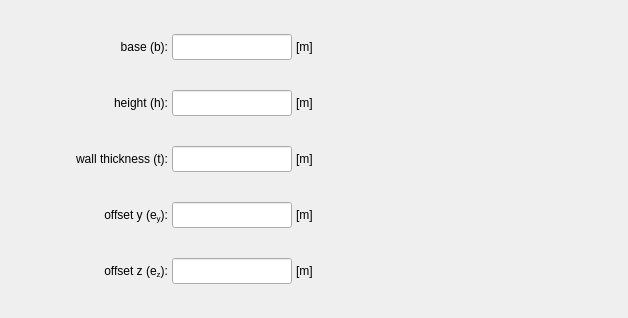
         <widget class="QWidget" name="tab_rectangular_section">
          <attribute name="title">
           <string>Rectangular</string>
          </attribute>
          <layout class="QGridLayout" name="gridLayout_35">
           <property name="leftMargin">
            <number>4</number>
           </property>
           <property name="topMargin">
            <number>4</number>
           </property>
           <property name="rightMargin">
            <number>4</number>
           </property>
           <property name="bottomMargin">
            <number>4</number>
           </property>
           <property name="spacing">
            <number>4</number>
           </property>
           <item row="0" column="0">
            <widget class="QFrame" name="frame_9">
             <property name="frameShape">
              <enum>QFrame::NoFrame</enum>
             </property>
             <property name="frameShadow">
              <enum>QFrame::Raised</enum>
             </property>
             <layout class="QGridLayout" name="gridLayout_26">
              <property name="leftMargin">
               <number>4</number>
              </property>
              <property name="topMargin">
               <number>4</number>
              </property>
              <property name="rightMargin">
               <number>4</number>
              </property>
              <property name="bottomMargin">
               <number>4</number>
              </property>
              <property name="spacing">
               <number>4</number>
              </property>
              <item row="2" column="3">
               <widget class="QLabel" name="label_109">
                <property name="minimumSize">
                 <size>
                  <width>30</width>
                  <height>26</height>
                 </size>
                </property>
                <property name="maximumSize">
                 <size>
                  <width>30</width>
                  <height>26</height>
                 </size>
                </property>
                <property name="text">
                 <string>[m]</string>
                </property>
                <property name="alignment">
                 <set>Qt::AlignLeading|Qt::AlignLeft|Qt::AlignVCenter</set>
                </property>
               </widget>
              </item>
              <item row="2" column="1">
               <widget class="QLabel" name="label_112">
                <property name="minimumSize">
                 <size>
                  <width>120</width>
                  <height>26</height>
                 </size>
                </property>
                <property name="maximumSize">
                 <size>
                  <width>132</width>
                  <height>26</height>
                 </size>
                </property>
                <property name="text">
                 <string>wall thickness (t):</string>
                </property>
                <property name="alignment">
                 <set>Qt::AlignRight|Qt::AlignTrailing|Qt::AlignVCenter</set>
                </property>
               </widget>
              </item>
              <item row="3" column="1">
               <widget class="QLabel" name="label_113">
                <property name="minimumSize">
                 <size>
                  <width>120</width>
                  <height>26</height>
                 </size>
                </property>
                <property name="maximumSize">
                 <size>
                  <width>132</width>
                  <height>26</height>
                 </size>
                </property>
                <property name="text">
                 <string>&lt;html&gt;&lt;head/&gt;&lt;body&gt;&lt;p&gt;offset y (e&lt;span style=&quot; vertical-align:sub;&quot;&gt;y&lt;/span&gt;):&lt;/p&gt;&lt;/body&gt;&lt;/html&gt;</string>
                </property>
                <property name="alignment">
                 <set>Qt::AlignRight|Qt::AlignTrailing|Qt::AlignVCenter</set>
                </property>
               </widget>
              </item>
              <item row="0" column="2">
               <widget class="QLineEdit" name="lineEdit_base_rectangular_section">
                <property name="minimumSize">
                 <size>
                  <width>120</width>
                  <height>26</height>
                 </size>
                </property>
                <property name="maximumSize">
                 <size>
                  <width>120</width>
                  <height>26</height>
                 </size>
                </property>
                <property name="font">
                 <font>
                  <pointsize>10</pointsize>
                 </font>
                </property>
                <property name="focusPolicy">
                 <enum>Qt::StrongFocus</enum>
                </property>
                <property name="styleSheet">
                 <string notr="true"/>
                </property>
                <property name="alignment">
                 <set>Qt::AlignCenter</set>
                </property>
                <property name="clearButtonEnabled">
                 <bool>true</bool>
                </property>
               </widget>
              </item>
              <item row="1" column="1">
               <widget class="QLabel" name="label_94">
                <property name="minimumSize">
                 <size>
                  <width>120</width>
                  <height>26</height>
                 </size>
                </property>
                <property name="maximumSize">
                 <size>
                  <width>132</width>
                  <height>26</height>
                 </size>
                </property>
                <property name="text">
                 <string>height (h):</string>
                </property>
                <property name="alignment">
                 <set>Qt::AlignRight|Qt::AlignTrailing|Qt::AlignVCenter</set>
                </property>
               </widget>
              </item>
              <item row="3" column="3">
               <widget class="QLabel" name="label_110">
                <property name="minimumSize">
                 <size>
                  <width>30</width>
                  <height>26</height>
                 </size>
                </property>
                <property name="maximumSize">
                 <size>
                  <width>30</width>
                  <height>26</height>
                 </size>
                </property>
                <property name="text">
                 <string>[m]</string>
                </property>
                <property name="alignment">
                 <set>Qt::AlignLeading|Qt::AlignLeft|Qt::AlignVCenter</set>
                </property>
               </widget>
              </item>
              <item row="0" column="3">
               <widget class="QLabel" name="label_100">
                <property name="minimumSize">
                 <size>
                  <width>30</width>
                  <height>26</height>
                 </size>
                </property>
                <property name="maximumSize">
                 <size>
                  <width>30</width>
                  <height>26</height>
                 </size>
                </property>
                <property name="text">
                 <string>[m]</string>
                </property>
                <property name="alignment">
                 <set>Qt::AlignLeading|Qt::AlignLeft|Qt::AlignVCenter</set>
                </property>
               </widget>
              </item>
              <item row="4" column="1">
               <widget class="QLabel" name="label_114">
                <property name="minimumSize">
                 <size>
                  <width>120</width>
                  <height>26</height>
                 </size>
                </property>
                <property name="maximumSize">
                 <size>
                  <width>132</width>
                  <height>26</height>
                 </size>
                </property>
                <property name="text">
                 <string>&lt;html&gt;&lt;head/&gt;&lt;body&gt;&lt;p&gt;offset z (e&lt;span style=&quot; vertical-align:sub;&quot;&gt;z&lt;/span&gt;):&lt;/p&gt;&lt;/body&gt;&lt;/html&gt;</string>
                </property>
                <property name="alignment">
                 <set>Qt::AlignRight|Qt::AlignTrailing|Qt::AlignVCenter</set>
                </property>
               </widget>
              </item>
              <item row="3" column="2">
               <widget class="QLineEdit" name="lineEdit_offsety_rectangular_section">
                <property name="minimumSize">
                 <size>
                  <width>120</width>
                  <height>26</height>
                 </size>
                </property>
                <property name="maximumSize">
                 <size>
                  <width>120</width>
                  <height>26</height>
                 </size>
                </property>
                <property name="font">
                 <font>
                  <pointsize>10</pointsize>
                 </font>
                </property>
                <property name="focusPolicy">
                 <enum>Qt::StrongFocus</enum>
                </property>
                <property name="styleSheet">
                 <string notr="true"/>
                </property>
                <property name="alignment">
                 <set>Qt::AlignCenter</set>
                </property>
                <property name="clearButtonEnabled">
                 <bool>true</bool>
                </property>
               </widget>
              </item>
              <item row="1" column="2">
               <widget class="QLineEdit" name="lineEdit_height_rectangular_section">
                <property name="minimumSize">
                 <size>
                  <width>120</width>
                  <height>26</height>
                 </size>
                </property>
                <property name="maximumSize">
                 <size>
                  <width>120</width>
                  <height>26</height>
                 </size>
                </property>
                <property name="font">
                 <font>
                  <pointsize>10</pointsize>
                 </font>
                </property>
                <property name="focusPolicy">
                 <enum>Qt::StrongFocus</enum>
                </property>
                <property name="styleSheet">
                 <string notr="true"/>
                </property>
                <property name="alignment">
                 <set>Qt::AlignCenter</set>
                </property>
                <property name="clearButtonEnabled">
                 <bool>true</bool>
                </property>
               </widget>
              </item>
              <item row="1" column="3">
               <widget class="QLabel" name="label_107">
                <property name="minimumSize">
                 <size>
                  <width>30</width>
                  <height>26</height>
                 </size>
                </property>
                <property name="maximumSize">
                 <size>
                  <width>30</width>
                  <height>26</height>
                 </size>
                </property>
                <property name="text">
                 <string>[m]</string>
                </property>
                <property name="alignment">
                 <set>Qt::AlignLeading|Qt::AlignLeft|Qt::AlignVCenter</set>
                </property>
               </widget>
              </item>
              <item row="0" column="1">
               <widget class="QLabel" name="label_72">
                <property name="minimumSize">
                 <size>
                  <width>120</width>
                  <height>26</height>
                 </size>
                </property>
                <property name="maximumSize">
                 <size>
                  <width>132</width>
                  <height>26</height>
                 </size>
                </property>
                <property name="text">
                 <string>base (b):</string>
                </property>
                <property name="alignment">
                 <set>Qt::AlignRight|Qt::AlignTrailing|Qt::AlignVCenter</set>
                </property>
               </widget>
              </item>
              <item row="4" column="3">
               <widget class="QLabel" name="label_111">
                <property name="minimumSize">
                 <size>
                  <width>30</width>
                  <height>26</height>
                 </size>
                </property>
                <property name="maximumSize">
                 <size>
                  <width>30</width>
                  <height>26</height>
                 </size>
                </property>
                <property name="text">
                 <string>[m]</string>
                </property>
                <property name="alignment">
                 <set>Qt::AlignLeading|Qt::AlignLeft|Qt::AlignVCenter</set>
                </property>
               </widget>
              </item>
              <item row="4" column="2">
               <widget class="QLineEdit" name="lineEdit_offsetz_rectangular_section">
                <property name="minimumSize">
                 <size>
                  <width>120</width>
                  <height>26</height>
                 </size>
                </property>
                <property name="maximumSize">
                 <size>
                  <width>120</width>
                  <height>26</height>
                 </size>
                </property>
                <property name="font">
                 <font>
                  <pointsize>10</pointsize>
                 </font>
                </property>
                <property name="focusPolicy">
                 <enum>Qt::StrongFocus</enum>
                </property>
                <property name="styleSheet">
                 <string notr="true"/>
                </property>
                <property name="alignment">
                 <set>Qt::AlignCenter</set>
                </property>
                <property name="clearButtonEnabled">
                 <bool>true</bool>
                </property>
               </widget>
              </item>
              <item row="2" column="2">
               <widget class="QLineEdit" name="lineEdit_wall_thickness_rectangular_section">
                <property name="minimumSize">
                 <size>
                  <width>120</width>
                  <height>26</height>
                 </size>
                </property>
                <property name="maximumSize">
                 <size>
                  <width>120</width>
                  <height>26</height>
                 </size>
                </property>
                <property name="font">
                 <font>
                  <pointsize>10</pointsize>
                 </font>
                </property>
                <property name="focusPolicy">
                 <enum>Qt::StrongFocus</enum>
                </property>
                <property name="toolTip">
                 <string>&lt;html&gt;&lt;head/&gt;&lt;body&gt;&lt;p&gt;Insert a value for wall thickness.&lt;/p&gt;&lt;p&gt;(*) Let the input field blank for massive beam.&lt;/p&gt;&lt;/body&gt;&lt;/html&gt;</string>
                </property>
                <property name="styleSheet">
                 <string notr="true"/>
                </property>
                <property name="alignment">
                 <set>Qt::AlignCenter</set>
                </property>
                <property name="clearButtonEnabled">
                 <bool>true</bool>
                </property>
               </widget>
              </item>
              <item row="2" column="0">
               <spacer name="horizontalSpacer_5">
                <property name="orientation">
                 <enum>Qt::Horizontal</enum>
                </property>
                <property name="sizeHint" stdset="0">
                 <size>
                  <width>40</width>
                  <height>20</height>
                 </size>
                </property>
               </spacer>
              </item>
              <item row="2" column="4">
               <spacer name="horizontalSpacer_16">
                <property name="orientation">
                 <enum>Qt::Horizontal</enum>
                </property>
                <property name="sizeHint" stdset="0">
                 <size>
                  <width>40</width>
                  <height>20</height>
                 </size>
                </property>
               </spacer>
              </item>
             </layout>
            </widget>
           </item>
           <item row="0" column="1">
            <widget class="QFrame" name="frame_17">
             <property name="frameShape">
              <enum>QFrame::NoFrame</enum>
             </property>
             <property name="frameShadow">
              <enum>QFrame::Raised</enum>
             </property>
             <layout class="QGridLayout" name="gridLayout_3">
              <property name="leftMargin">
               <number>0</number>
              </property>
              <property name="topMargin">
               <number>0</number>
              </property>
              <property name="rightMargin">
               <number>0</number>
              </property>
              <property name="bottomMargin">
               <number>0</number>
              </property>
              <item row="0" column="0">
               <widget class="QLabel" name="label_4">
                <property name="minimumSize">
                 <size>
                  <width>250</width>
                  <height>310</height>
                 </size>
                </property>
                <property name="maximumSize">
                 <size>
                  <width>250</width>
                  <height>310</height>
                 </size>
                </property>
                <property name="text">
                 <string/>
                </property>
                <property name="pixmap">
                 <pixmap>../../../../figures/Rectangular.PNG</pixmap>
                </property>
                <property name="scaledContents">
                 <bool>true</bool>
                </property>
               </widget>
              </item>
             </layout>
            </widget>
           </item>
          </layout>
         </widget>
